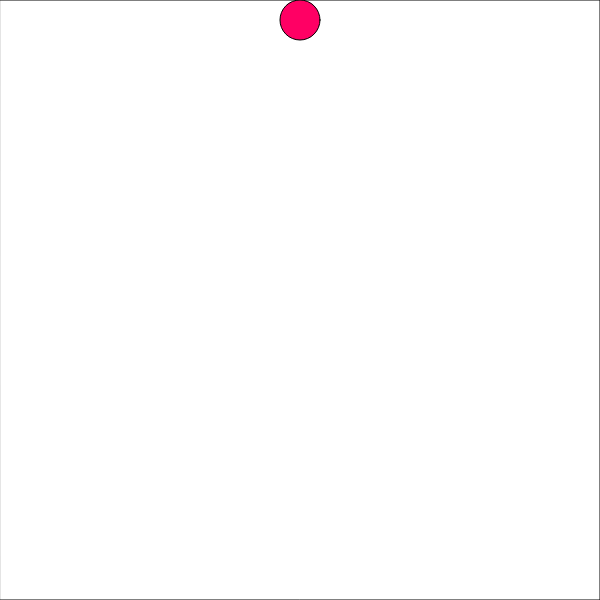
Frame 1 (no input)
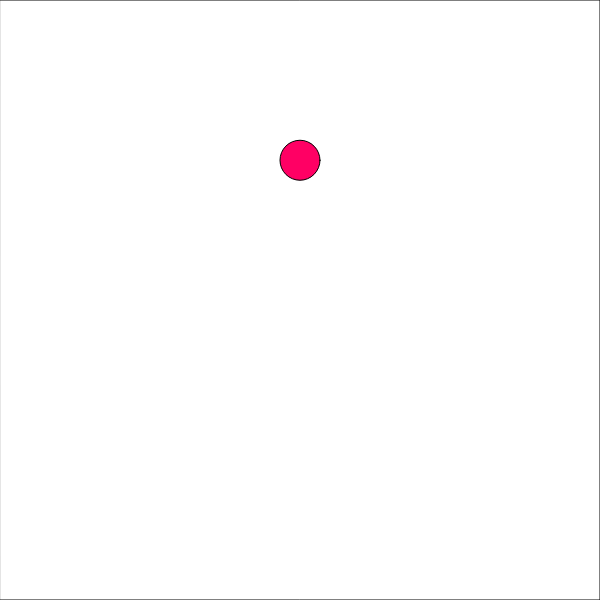
Frame 60 (no input)
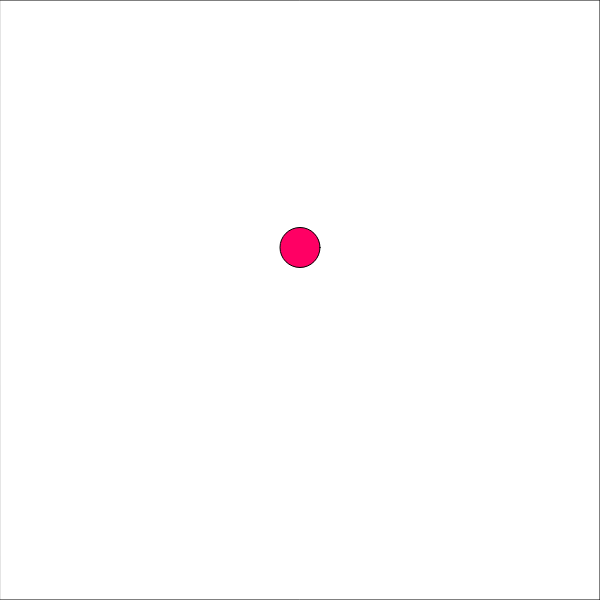
Frame 120 (the mouse pressed at the canvas centre since frame 60)

The p5.js sketch that drew these frames (run headless with seeded random() and noise() and a simulated clock; from frame 60 on, the mouse is pressed at the canvas centre):

// p5.js sketch
// ── sketch.js

let ball;

function setup() {
  createCanvas(600, 600);
  ball = new Ball(300, 0, 20, color(255, 0, 100));
  ball.acceleration.y = 1;
}

function draw() {
  background(255);
  fill("white");
  rect(0, 0, width, height);

  ball.update();
  ball.draw();
 
}


class Ball {
  constructor(x, y, radius, color) {
    this.radius = radius;
    this.color = color;
    this.position = createVector(x, y);
    this.velocity = createVector(0, 0);
    this.acceleration = createVector(0, 0);
  }

  draw(){
    fill(this.color);
    circle(this.position.x, this.position.y, this.radius * 2);

  }

  update(){
    this.velocity.add(this.acceleration);
    this.position.add(this.velocity);
    if (this.position.x + this.radius > width || this.position.x - this.radius < 0){
      this.velocity.x *= -.9;
      this.position.x = constrain(this.position.x, this.radius, width - this.radius);
    }
    if (this.position.y + this.radius > height || this.position.y - this.radius < 0){
      this.velocity.y *= -.9;
      this.position.y = constrain(this.position.y, this.radius, height - this.radius);
    }
  }
}
